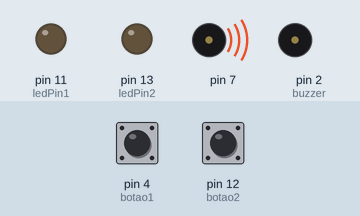
Simulated run of this sketch. Board: Arduino Uno, built with avr-gcc and run on an emulated ATmega328P. Shown: output pins drawn as LEDs (lit = HIGH), buzzer (waves = sounding, pin HIGH). The inputs (shaded band) are chosen by the test bench; at power-on: pin 4 (botao1) LOW, pin 12 (botao2) LOW.

Above: at 1.6 s.
1.7 s: pin 4 (botao1) pulled HIGH for 0.5 s
At 2.1 s:
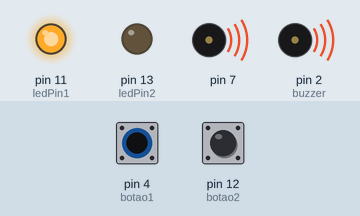
4.7 s: pin 12 (botao2) pulled HIGH for 0.5 s
At 5.1 s:
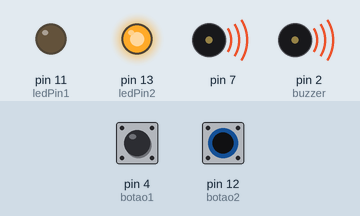
7.7 s: pin 12 (botao2) pulled HIGH for 3.2 s
At 8.1 s:
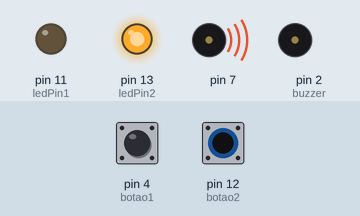
12.4 s: pin 4 (botao1) pulled HIGH for 3.2 s
At 12.7 s:
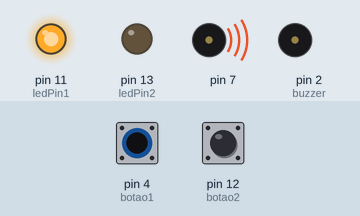
17.1 s: pin 4 (botao1) driven HIGH and pin 12 (botao2) driven HIGH
At 17.8 s:
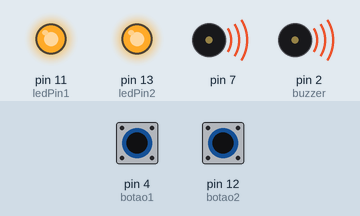
Timing chart, 0 to 20.1 s (numbered marks = the images above; inputs shaded):
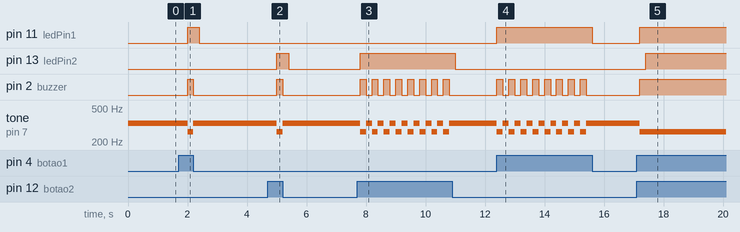

Measured:
- after the input at 1.7 s, pin 11 (ledPin1): LOW → HIGH after 0.30 s, → LOW 0.40 s later; pin 2 (buzzer): LOW → HIGH after 0.30 s, → LOW 0.20 s later; tone on pin 7: 330 Hz → 262 Hz after 0.30 s, → 330 Hz 0.20 s later
- after the input at 4.7 s, pin 13 (ledPin2): LOW → HIGH after 0.30 s, → LOW 0.40 s later; pin 2 (buzzer): LOW → HIGH after 0.30 s, → LOW 0.20 s later; tone on pin 7: 330 Hz → 262 Hz after 0.30 s, → 330 Hz 0.20 s later
- after the input at 7.7 s, pin 13 (ledPin2): LOW → HIGH after 0.10 s, → LOW 3.2 s later; pin 2 (buzzer): alternates HIGH for 0.20 s and LOW for 0.20 s, 16 changes in all, then stays LOW, starting after 0.10 s; tone on pin 7: alternates 330 Hz for 0.20 s and 262 Hz for 0.20 s, 16 changes in all, then stays 330 Hz, starting after 0.10 s
- after the input at 12.4 s, pin 11 (ledPin1): LOW → HIGH at once, → LOW 3.2 s later; pin 2 (buzzer): alternates HIGH for 0.20 s and LOW for 0.20 s, 16 changes in all, then stays LOW, starting at once; tone on pin 7: alternates 330 Hz for 0.20 s and 262 Hz for 0.20 s, 16 changes in all, then stays 330 Hz, starting at once
- after the input at 17.1 s, pin 11 (ledPin1), pin 2 (buzzer): LOW → HIGH after 0.10 s; pin 13 (ledPin2): LOW → HIGH after 0.30 s; tone on pin 7: 330 Hz → 262 Hz after 0.10 s

The sketch:

buzzer_com_led1.ino
```cpp
int ledPin1 = 11;
int botao1 = 4;
int ledPin2 = 13;
int botao2 = 12;
int buzzer = 2;

void setup()
{
  pinMode(ledPin1, OUTPUT);
  pinMode(botao1, INPUT);
   pinMode(ledPin2, OUTPUT);
  pinMode(botao2, INPUT);
  pinMode(buzzer, OUTPUT);
}

void loop()
{
  int val1 = digitalRead(botao1);

   if (val1 == HIGH) {         // check if the input is HIGH (button released)
    digitalWrite(ledPin1, HIGH);  // turn LED OFF
    digitalWrite(buzzer, HIGH);
    tone (7, 262, 200);
 	delay(200);
  } else {
    digitalWrite(ledPin1, LOW);  // turn LED ON
    digitalWrite(buzzer, LOW);
 	tone (7, 330, 200); // toca o buzzer em Mi, em 330Hz
  	delay(200); // deixa o buzzer tocando em 330Hz, e o led apagado por 200 milisegundos

  }

   int val2 = digitalRead(botao2);

   if (val2 == HIGH) {         // check if the input is HIGH (button released)
    digitalWrite(ledPin2, HIGH);  // turn LED OFF
    digitalWrite(buzzer, HIGH);
    tone (7, 262, 200);
 	delay(200);
  } else {
    digitalWrite(ledPin2, LOW);  // turn LED ON
    digitalWrite(buzzer, LOW);
 	tone (7, 330, 200); // toca o buzzer em Mi, em 330Hz
  	delay(200); // deixa o buzzer tocando em 330Hz, e o led apagado por 200 milisegundos

  }

}
```
